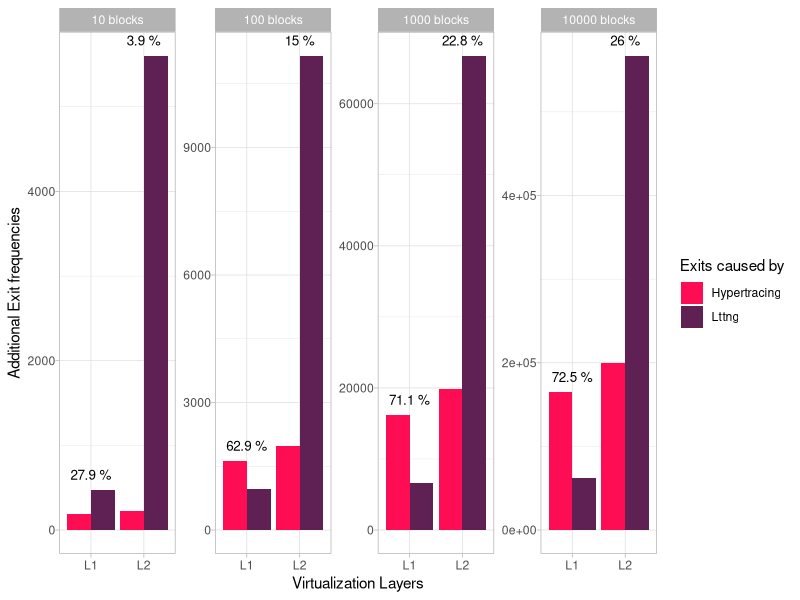

Generate this figure with R:
#!/usr/bin/env Rscript
library(ggplot2)
library(ggrepel)
library(plyr)
colors <- c("#ff0d54",  "#5f2054")
# layer,tracing_enabled,type,freq,event
data_10 <- read.table("./hypertracing/data/old/io-exits-10.csv", header=T, sep=",")
data_100 <- read.table("./hypertracing/data/old/io-exits-100.csv", header=T, sep=",")
data_1000 <- read.table("./hypertracing/data/old/io-exits-1000.csv", header=T, sep=",")
data_10000 <- read.table("./hypertracing/data/old/io-exits-10000.csv", header=T, sep=",")

data_10$copied_input_blocks <- 10
data_100$copied_input_blocks <- 100
data_1000$copied_input_blocks <- 1000
data_10000$copied_input_blocks <- 10000

data <- rbind(data_10, data_100, data_1000, data_10000)

data$tracing_enabled <- as.character(data$tracing_enabled)
data$copied_input_blocks <- as.character(data$copied_input_blocks)

data_filtered = subset(data, event == 'kvm_x86_exit')

data_filtered <- ddply(data_filtered, .(layer, tracing_enabled, copied_input_blocks),
                       transform,
                       total_events = freq
)
print(data_filtered)
data_filtered <- unique(data_filtered[c("layer", "tracing_enabled", "copied_input_blocks", "total_events")])

data_filtered <- ddply(data_filtered, .(layer, copied_input_blocks),
                       transform,
                       tracing_events = abs(sum(total_events)-2*total_events)
)
print(data_filtered)

data_filtered <- unique(data_filtered[c("layer", "copied_input_blocks", "tracing_events")])

data_filtered$event_type <- 'Lttng'
# layer,copied_input_blocks,event_type,tracing_events
data_collected_events <- read.table("./hypertracing/data/old/guest-collected-events.csv", header=T, sep=",")

data_filtered <- merge(x = data_filtered, y = data_collected_events, 
                       by = c("layer","copied_input_blocks","event_type", "tracing_events"), all = TRUE)

data_filtered$copied_input_blocks <- paste(data_filtered$copied_input_blocks,'blocks')

data_filtered$event_type <- as.character(data_filtered$event_type)

data_filtered <- ddply(data_filtered, .(layer, copied_input_blocks),
                       transform,
                       total = sum(tracing_events),
                       max = max(tracing_events)
)
data_filtered$label <- ''
for(i in 1:nrow(data_filtered)) {
  row <- data_filtered[i,]
  if(row$event_type == "Hypertracing"){
    data_filtered[i,]$label = paste(round((row$tracing_events/row$total)*100,1),'%')
  }
}

plot <- ggplot(data_filtered, aes(x=reorder(layer, tracing_events), y = tracing_events)) +
  geom_bar(aes(fill=event_type), position="dodge",stat="identity") +
  # scale_y_continuous(breaks = seq(0, max(data_filtered$tracing_events), 10000)) +
  facet_wrap(~copied_input_blocks, ncol=4, scale="free") +
  # coord_flip() +
  # geom_label_repel(aes(y=tracing_events, label=paste(tracing_events,event_type)),
  #                  size = 3, segment.size = 0.3, colour="black", fill="white",
  #                  min.segment.length = unit(0, "lines"), nudge_x = 0
  # ) +
  geom_text(aes(y=max, label=label ), colour='black', size = 3.4,
            position=position_dodge(width=0.9), vjust=-1) +
  
  # scale_fill_manual(values = colors) +
  labs(x ="Virtualization Layers", y ="Additional Exit frequencies", fill="Exits caused by") +
  scale_fill_manual(values = colors) +
  theme_light() +
  theme(
    # legend.position = c(0.94,0.91),
    # legend.title=element_blank(),
    # axis.text.x = element_text(angle = 40, hjust = 1, vjust=1, size = 10),
    axis.text.y = element_text(margin = margin(t=2,b=1))
  )
plot(plot)